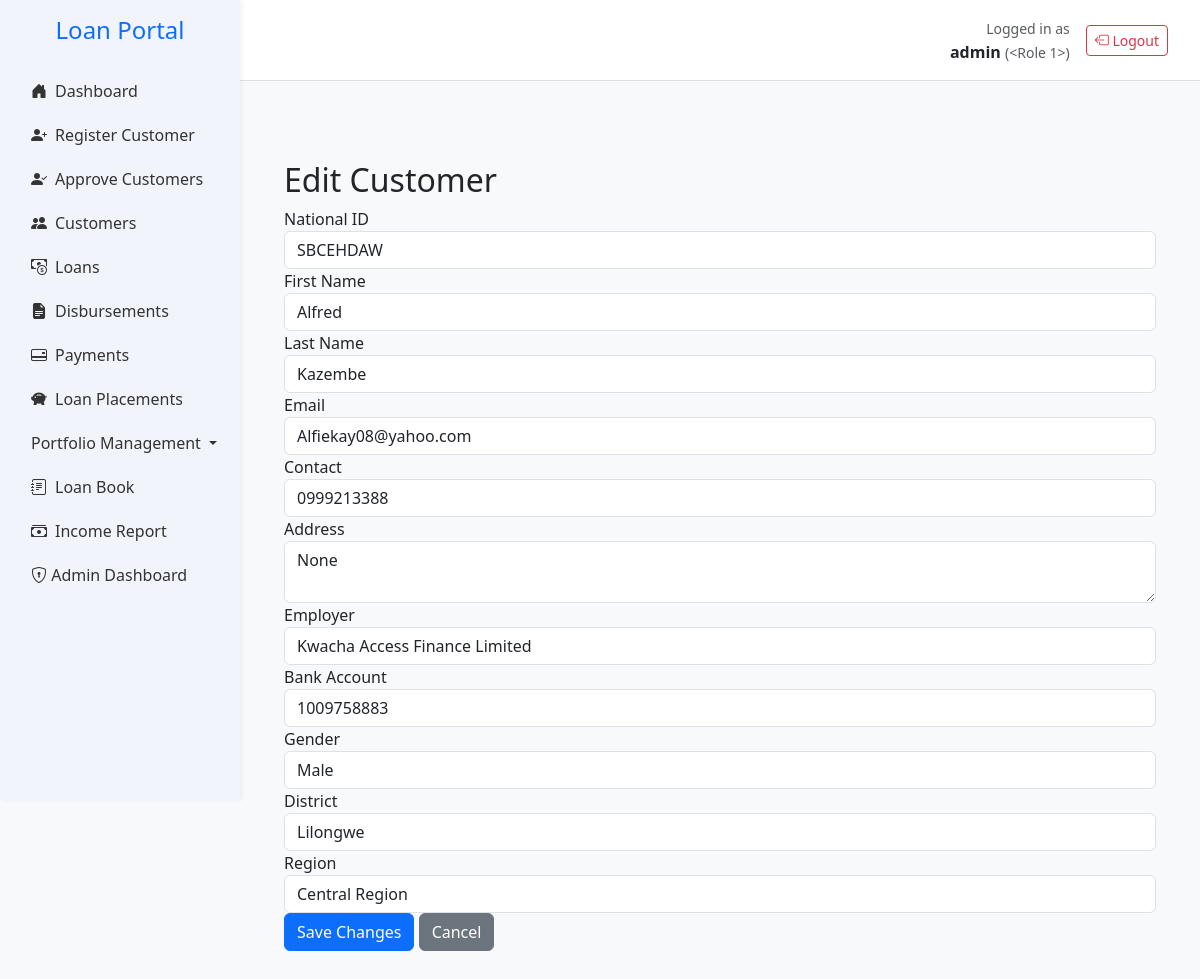
Screenshot of /customer/1 (signed in) with the database file from the repository.
### app.py (models this page shows, shortened)
class User(db.Model, UserMixin):
    __tablename__ = 'users'
    id = db.Column(db.Integer, primary_key=True)
    username = db.Column(db.String(100), unique=True)  # ✅
    password_hash = db.Column(db.String(512), nullable=False)  # ✅
    email = db.Column(db.String(150), nullable=False)  # ✅
    active = db.Column(db.Boolean, default=True, nullable=False)  # ✅
    role_id = db.Column(db.Integer, db.ForeignKey('roles.id', name='fk_users_role_id'))
    role = db.relationship('Role', backref='users')
    __table_args__ = (
        db.UniqueConstraint('username', name='uq_users_username'),
        db.UniqueConstraint('email', name='uq_users_email'),
    )

class Customer(db.Model):
    __tablename__ = 'customers'
    __table_args__ = (
        db.UniqueConstraint('national_id', name='uq_customers_national_id'),
        db.UniqueConstraint('file_number', name='uq_customers_file_number'),
        db.UniqueConstraint('employment_number', name='uq_customers_employment_number'),
        db.Index('idx_customers_national_id', 'national_id'),
        db.Index('idx_customers_file_number', 'file_number'),
        db.Index('idx_customers_employment_number', 'employment_number'),
        db.Index('idx_customers_agent_id', 'agent_id'),
    )
    id = db.Column(db.Integer, primary_key=True)
    national_id = db.Column(db.String(20), unique=True, nullable=False)
    first_name = db.Column(db.String(100), nullable=False)
    last_name = db.Column(db.String(100), nullable=False)
    gender = db.Column(db.String(10))
    dob = db.Column(db.String(20))
    title = db.Column(db.String(20))
    email = db.Column(db.String(100), nullable=False)
    contact = db.Column(db.String(20))
    address = db.Column(db.String(255))
    next_of_kin_name = db.Column(db.String(20),nullable=False)
    next_of_kin_relationship = db.Column(db.String(20),nullable=False)
    next_of_kin_contact = db.Column(db.String(20))
    employer = db.Column(db.String(100), nullable=False)
    job_title = db.Column(db.String(100))
    salary = db.Column(db.Float)
    service_length = db.Column(db.String(50))
    bank_name = db.Column(db.String(100))
    bank_account = db.Column(db.String(20), nullable=False)
    salary_deposited = db.Column(db.String(10))
    district = db.Column(db.String(100))
    region = db.Column(db.String(100))
    amount_requested = db.Column(db.Float)
    status = db.Column(db.String(20), default='pending')
    is_approved_for_creation = db.Column(db.Boolean, default=False)
    maker_id = db.Column(db.Integer, nullable=False)
    checker_id = db.Column(db.Integer)
    is_approved_for_deletion = db.Column(db.Boolean, default=False)
    file_number = db.Column(db.String(20))
    created_at = db.Column(db.DateTime, default=datetime.utcnow)
    date_joined = db.Column(db.Date, nullable=True, index=True)
    is_voluntary_retirement_candidate = db.Column(db.Boolean, default=False)
    agent_id = db.Column(db.Integer, db.ForeignKey('agents.id'), nullable=True)
    employment_number = db.Column(db.String(20), unique=True, nullable=True)
    loans = db.relationship('LoanApplication', back_populates='customer')
    agent = db.relationship('Agent', back_populates='customers')
    customer_documents = db.relationship("Document", back_populates="customer", lazy=True)
    @property
    def is_voluntary_retirement_candidate(self):
        return self.years_in_service is not None and self.years_in_service >= 20

### app.py (the view)
@app.route('/customer/<int:customer_id>')
def view_customer(customer_id):
    customer = Customer.query.get_or_404(customer_id)
    return render_template('view_customer.html', customer=customer)

### app.py (called while the page is built)
@login_manager.user_loader
def load_user(user_id):
    return User.query.get(int(user_id))

@app.context_processor
def inject_notifications():
    if not current_user.is_authenticated:
        return dict(notifications=[])
    try:
        unread = Notification.query.filter_by(
            recipient_id=current_user.id,
            is_read=False
        ).order_by(Notification.timestamp.desc()).all()
        return dict(notifications=unread)
    except ProgrammingError as e:
        if "email_recipients" in str(e):
            current_app.logger.error("Notification schema mismatch, returning empty list")
            return dict(notifications=[])
        raise
    except Exception as e:
        current_app.logger.error(f"Unexpected error fetching notifications: {str(e)}")
        return dict(notifications=[])
    return dict(notifications=[])

### templates/view_customer.html (shortened to what this page needs)
{% extends 'base.html' %}
{% block content %}
<div class="container mt-5">
    <h2>Edit Customer</h2>
    <form method="POST">
        <div class="form-group">
            <label>National ID</label>
            <input type="text" name="national_id" class="form-control" value="{{ customer.national_id }}">
        </div>
        <div class="form-group">
            <label>First Name</label>
            <input type="text" name="first_name" class="form-control" value="{{ customer.first_name }}">
        </div>
        <div class="form-group">
            <label>Last Name</label>
            <input type="text" name="last_name" class="form-control" value="{{ customer.last_name }}">
        </div>
        <div class="form-group">
            <label>Email</label>
            <input type="email" name="email" class="form-control" value="{{ customer.email }}">
        </div>
        <div class="form-group">
            <label>Contact</label>
            <input type="text" name="contact" class="form-control" value="{{ customer.contact }}">
        </div>
        <div class="form-group">
            <label>Address</label>
            <textarea name="address" class="form-control">{{ customer.address }}</textarea>
        </div>
        <div class="form-group">
            <label>Employer</label>
            <input type="text" name="employer" class="form-control" value="{{ customer.employer }}">
        </div>
        <div class="form-group">
            <label>Bank Account</label>
            <input type="text" name="bank_account" class="form-control" value="{{ customer.bank_account }}">
        </div>
        <div class="form-group">
            <label>Gender</label>
            <select name="gender" class="form-control">
                <option value="Male" {% if customer.gender == 'Male' %}selected{% endif %}>Male</option>
            </select>
        </div>
        <div class="form-group">
            <label>District</label>
            <input type="text" name="district" class="form-control" value="{{ customer.district }}">
        </div>
        <div class="form-group">
            <label>Region</label>
            <input type="text" name="region" class="form-control" value="{{ customer.region }}">
        </div>
        <button type="submit" class="btn btn-primary">Save Changes</button>
        <a href="{{ url_for('view_customer', customer_id=customer.id) }}" class="btn btn-secondary">Cancel</a>
    </form>
</div>
{% endblock %}

### templates/base.html (shortened to what this page needs)
<!DOCTYPE html>
<html lang="en">
<head>
    <link href="https://cdn.jsdelivr.net/npm/bootstrap@5.3.0/dist/css/bootstrap.min.css" rel="stylesheet">
    <link href="https://cdn.jsdelivr.net/npm/bootstrap-icons@1.10.5/font/bootstrap-icons.css" rel="stylesheet">
    <link href="https://cdn.jsdelivr.net/npm/bootstrap-icons@1.10.0/font/bootstrap-icons.css" rel="stylesheet">
</head>
<body>
    <div class="sidebar">
        <h4 class="text-center text-primary mb-4">Loan Portal</h4>
        <ul class="nav flex-column px-3">
            <li class="nav-item">
                <a class="nav-link {% if request.endpoint == 'home' %}active{% endif %}" href="{{ url_for('home') }}">
                    <i class="bi bi-house-door-fill me-2"></i>Dashboard
                </a>
            </li>
            <li class="nav-item">
                <a class="nav-link {% if request.endpoint == 'register_customer_debug' %}active{% endif %}" href="{{ url_for('register_customer_debug') }}">
                    <i class="bi bi-person-plus-fill me-2"></i>Register Customer
                </a>
                </li>
            <li class="nav-item">
            <a class="nav-link {% if request.endpoint == 'approve_customers' %}active{% endif %}" href="{{ url_for('approve_customers') }}">
                <i class="bi bi-person-check-fill me-2"></i>Approve Customers
            </a>
            </li>
            <li class="nav-item">
                <a class="nav-link {% if request.endpoint == 'customers' %}active{% endif %}" href="{{ url_for('customers') }}">
                    <i class="bi bi-people-fill me-2"></i>Customers
                </a>
            </li>
            <li class="nav-item">
                <a class="nav-link {% if request.endpoint == 'view_loans' %}active{% endif %}" href="{{ url_for('view_loans') }}">
                    <i class="bi bi-cash-coin me-2"></i>Loans
                </a>
            </li>
            <li class="nav-item">
                <a class="nav-link {% if request.endpoint == 'disbursements' %}active{% endif %}" href="{{ url_for('disbursements') }}">
                    <i class="bi bi-file-earmark-text-fill me-2"></i>Disbursements
                </a>
            </li>
            <li class="nav-item">
                <a class="nav-link {% if request.endpoint == 'payments' %}active{% endif %}" href="{{ url_for('payments') }}">
                    <i class="bi bi-credit-card-2-back me-2"></i>Payments
                </a>
            </li>
            <li class="nav-item">
                <a class="nav-link {% if request.endpoint == 'view_placements' %}active{% endif %}" href="{{ url_for('view_placements') }}">
                    <i class="bi bi-piggy-bank-fill me-2"></i>Loan Placements
                </a>
            </li>
            <li class="nav-item dropdown {% if request.endpoint in ['view_arrears', 'par_trend', 'arrears_trend', arrears_waterfall] %}active{% endif %}">
            <a class="nav-link dropdown-toggle" href="#" id="portfolioDropdown" role="button" data-bs-toggle="dropdown" aria-expanded="false">
                Portfolio Management
            </a>
            </li>
            <li class="nav-item">
                <a class="nav-link {% if request.endpoint == 'loanbook' %}active{% endif %}" href="{{ url_for('loanbook') }}">
                    <i class="bi bi-journal-text me-2"></i>Loan Book
                </a>
            <li class="nav-item">
                <a class="nav-link {% if request.endpoint == 'income_report' %}active{% endif %}" href="{{ url_for('income_report') }}">
                    <i class="bi bi-cash-stack me-2"></i>Income Report
                </a>
            </li>
                {% if current_user.is_authenticated and current_user.role.name == 'admin' %}
                    <li class="nav-item">
                     <a class="nav-link" href="{{ url_for('admin_dashboard') }}">
                    <i class="bi bi-shield-lock"></i> Admin Dashboard
                </a>
            </li>
            {% endif %}
        </ul>
    </div>
    <div class="topbar d-flex justify-content-between align-items-center">
        {% if current_user.is_authenticated %}
        <div class="d-flex align-items-center">
            <div class="me-3 text-end">
                <small class="text-muted">Logged in as</small><br>
                <strong>{{ current_user.username }}</strong>
                <small class="text-muted">({{ current_user.role|title }})</small>
            </div>
            <a href="{{ url_for('logout') }}" class="btn btn-outline-danger btn-sm">
                <i class="bi bi-box-arrow-left"></i> Logout
            </a>
        </div>
        {% endif %}
    </div>
    <div class="main">
        {% block content %}{% endblock %}
    </div>
</body>
</html>

### templates/base.html (style rules this page uses)
:root { --main-blue: #007bff; --sidebar-bg: #f1f5fb; --sidebar-hover: #dbeafe; }
body { overflow-x: hidden; background-color: #f8f9fa; }
.sidebar { height: 100vh; position: fixed; width: 240px; background-color: var(--sidebar-bg); padding-top: 1rem; box-shadow: 2px 0 5px rgba(0, 0, 0, 0.05); }
.main { margin-left: 240px; padding: 2rem; }
.nav-link { color: #333; font-weight: 500; padding: 10px 15px; border-radius: 6px; transition: all 0.2s ease-in-out; }
.nav-link i { width: 20px; }
.topbar { background-color: white; margin-left: 240px; padding: 1rem 2rem; border-bottom: 1px solid #dee2e6; }

### rows the page displays
User: username "admin"
Customer: national_id "SBCEHDAW", first_name "Alfred", last_name "Kazembe", email "Alfiekay08@yahoo.com", contact "0999213388", address "None", employer "Kwacha Access Finance Limited", bank_account "1009758883", gender "Male", district "Lilongwe", region "Central Region"

### other values shown
{{ current_user.role|title }} "<Role 1>"
